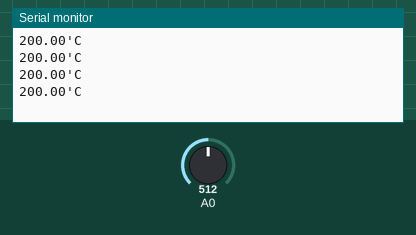
The sketch below on a simulated Arduino Uno, built with avr-gcc and run on an emulated ATmega328P. Parts: the last lines printed to the serial monitor. The inputs (shaded band) are chosen by the test bench; at power-on: A0 = 512.

Above: at 1.2 s.
1.3 s: A0 set to 716
At 1.71 s:
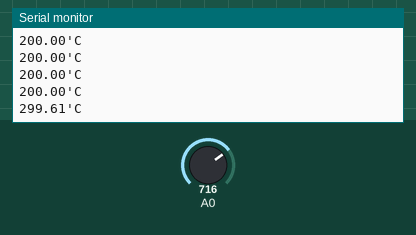
2.8 s: A0 set to 900
At 2.91 s:
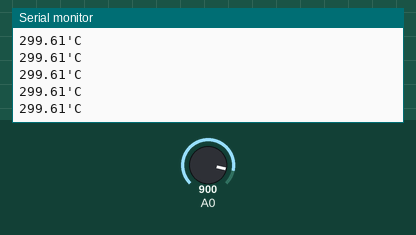
Timing chart, 0 to 5.8 s (numbered marks = the images above; inputs shaded):
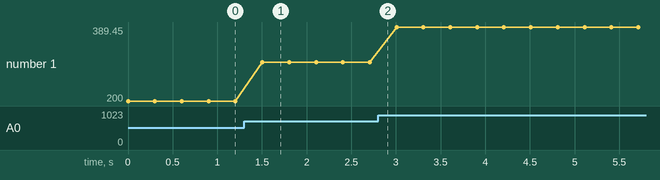

The sketch:

Intel_Temp_test.ino
```cpp
void setup() {
  Serial.begin(115200);
}

void loop() {
  //A0에 온도센서 신호선 연결되어 있음
  int Temp = analogRead(A0);
  //아날로그 Read값은 0~1023이니 5를 곱해주고 1024로 나누면 전압값 0~5가 됨
  float TempRead = Temp*5.0/1024.0;

  //0.5(V)를 빼줘야 우리가 원하는 값이 됨
  float TempData = (TempRead-0.5)*100.0;
  //하드웨어 스펙에 따라 10mV가 1도이고 10mV는 0.001V이므로 100을 곱해야 1라는 온도 값이 나옴

  //데이터출력
  Serial.print(TempData);
  Serial.println("'C");
  delay(300);
}
```

Measured:
- after the input at 1.3 s, the serial monitor: prints a new line after 0.20 s (image 1)
- plotted number 1: 200 → 299.61 after the input at 1.3 s, 299.61 → 389.45 after the input at 2.8 s
